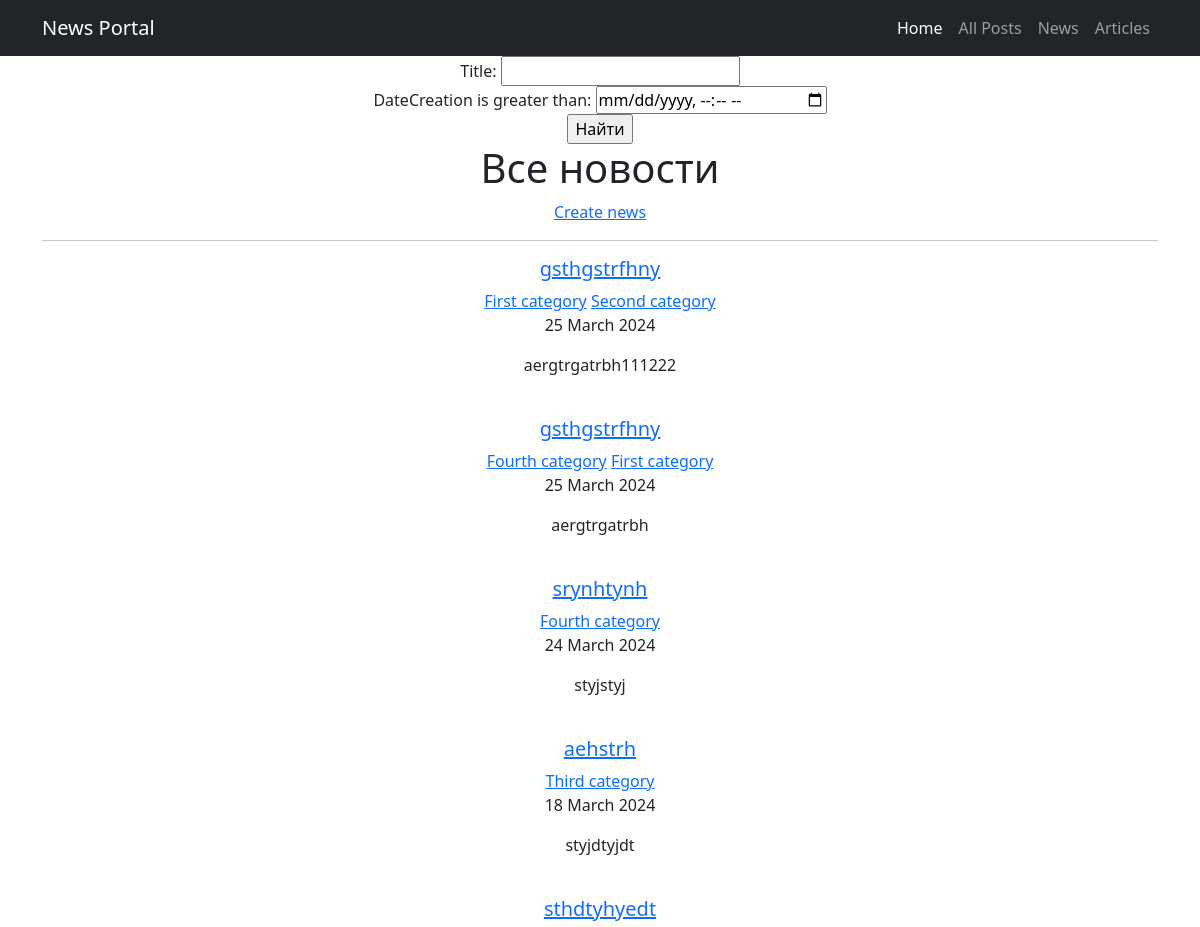
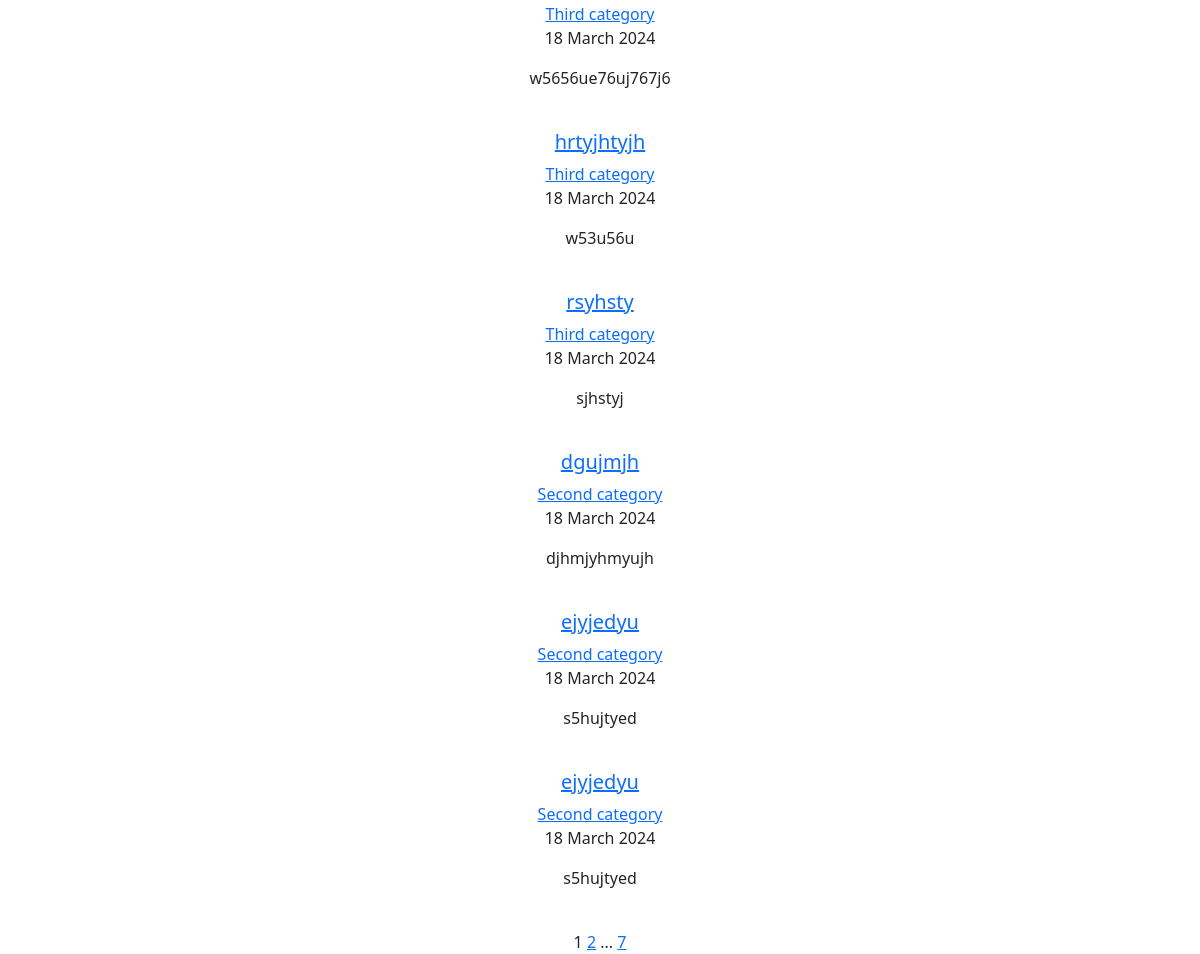
The app's page /news/ (signed in), older data (2 pictures, top to bottom).
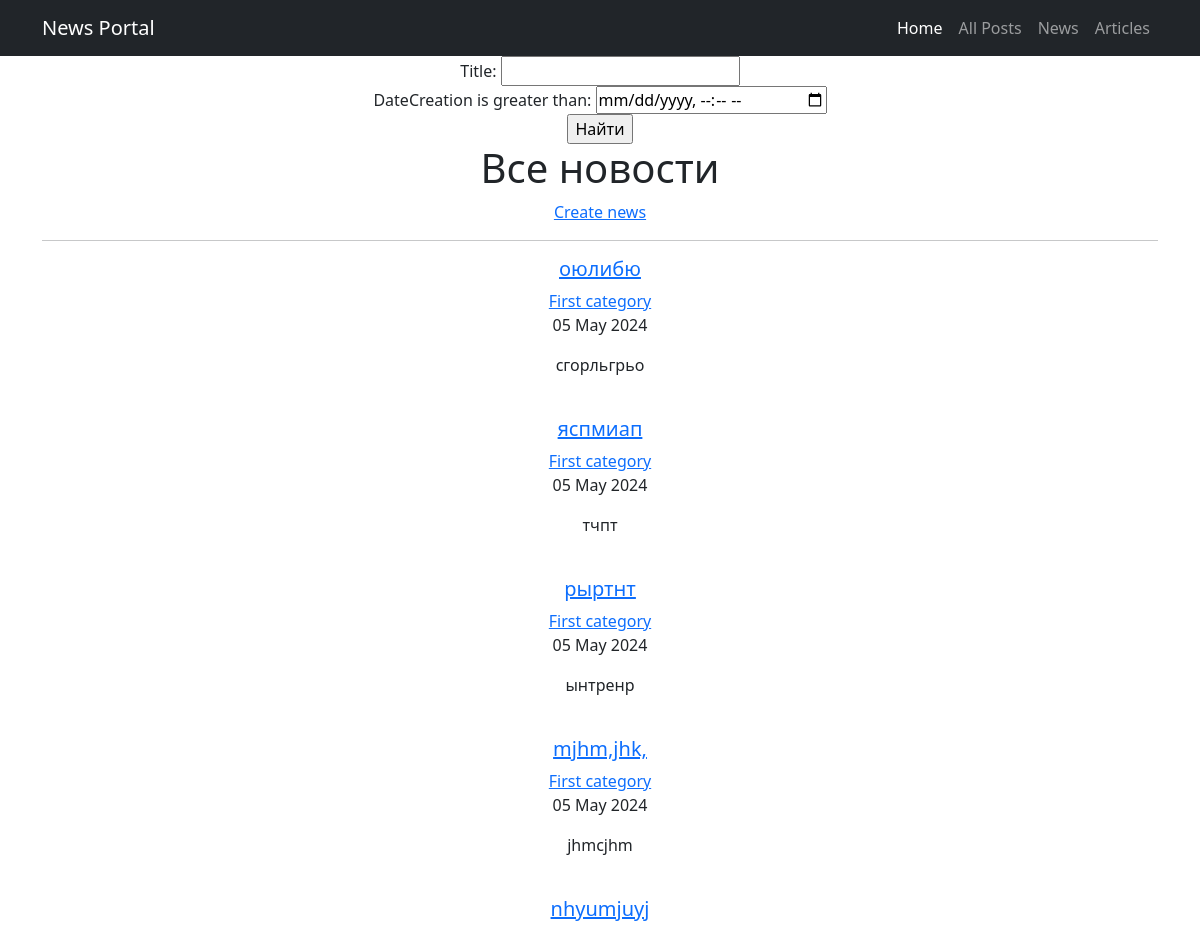
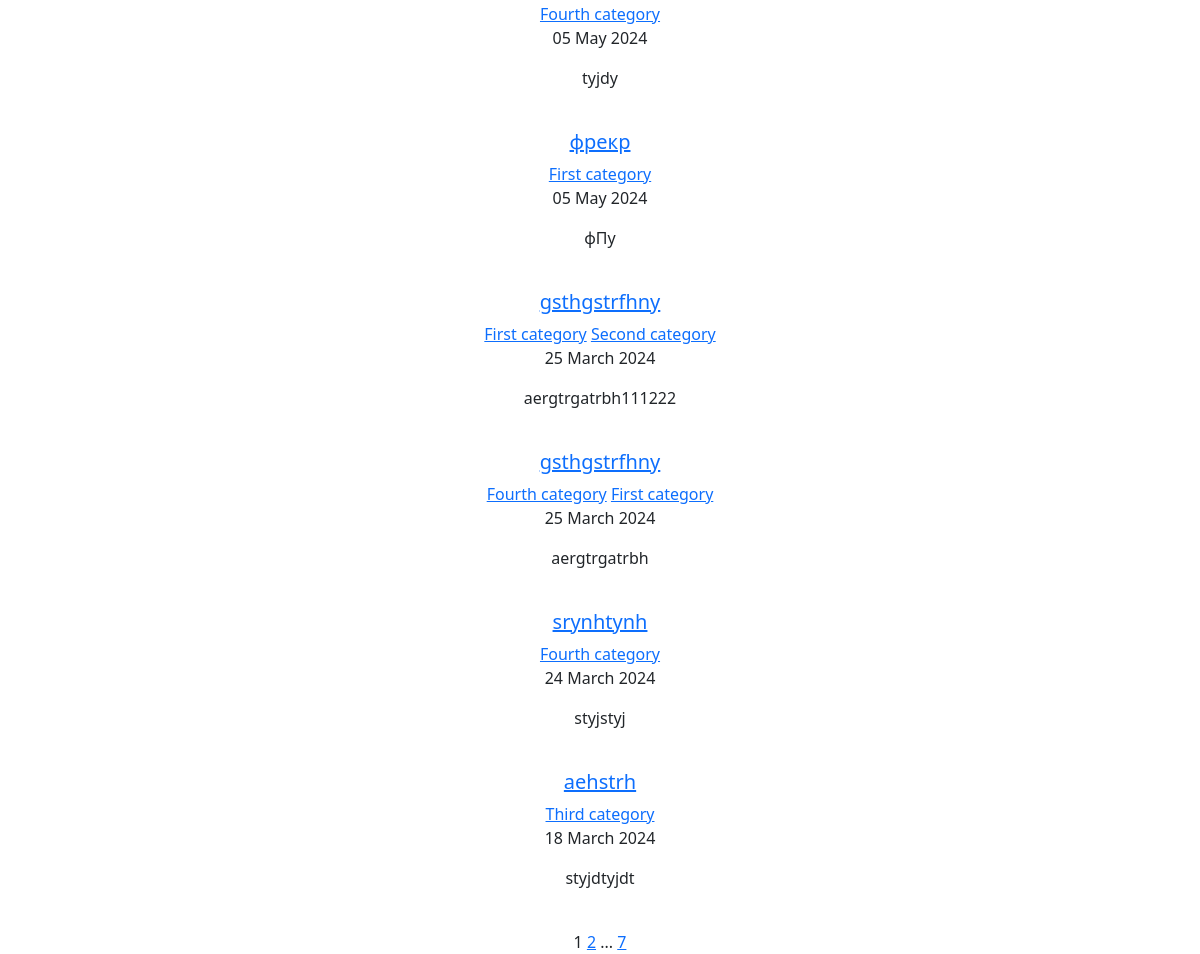
The same page, newer data (2 pictures, top to bottom).
### news/models.py (models this page shows, shortened)
class Post(models.Model):
    NEWS = 'NW'
    ARTICLE = 'AR'
    CATEGORY_CHOICES = [
        (NEWS, 'Новость'),
        (ARTICLE, 'Статья')
    ]
    author = models.ForeignKey(Author, on_delete=models.CASCADE)
    categoryType = models.CharField(max_length=2, choices=CATEGORY_CHOICES, default=ARTICLE)
    dateCreation = models.DateTimeField(auto_now_add=True)
    postCategory = models.ManyToManyField(Category, through='PostCategory')
    title = models.CharField(max_length=128)
    text = models.TextField()
    rating = models.SmallIntegerField(default=0)

class Category(models.Model):
    name = models.CharField(max_length=128, unique=True)
    subscribers = models.ManyToManyField(User, related_name='categories')

### news/views.py (the view)
# urls.py: path('news/', NewsList.as_view(), name='news_list'),
class NewsList(FilteredListView):
    model = Post
    queryset = Post.objects.filter(categoryType="NW").order_by('-dateCreation')
    filter_class = PostFilter
    template_name = 'news.html'
    context_object_name = 'news'

### news/templatetags/custom_filters.py (called while the page is built)
@register.filter()
def censor(value):
    for word in CENSOR_WORDS:
        pattern = re.compile(re.escape(word), re.IGNORECASE)
        value = pattern.sub(lambda x: '*' * len(x.group()), value)
    return value

### news/views.py (called while the page is built)
    def get_queryset(self):
        queryset = super().get_queryset()
        self.filterset = self.filter_class(self.request.GET, queryset)
        return self.filterset.qs

    def get_context_data(self, **kwargs):
        context = super().get_context_data(**kwargs)
        context['filterset'] = self.filterset
        return context

### templates/news.html (shortened to what this page needs)
{% extends 'flatpages/default.html' %}
{% load custom_filters %}
{% block content %}
    {% with 'flatpages/filters_form.html' as template_name %}
        {% include template_name %}
    {% endwith %}
    <h1>Все новости</h1>
    {% if perms.news.add_post %}
        {% with 'create_post_link.html' as template_name %}
            {% include template_name %}
        {% endwith %}
    {% endif %}
    <hr>
    {% if news %}
           {% for new in news %}
                <div>
                    <a href="{% url 'new_detail' pk=new.id %}">
                        <h5>{{ new.title|censor }}</h5>
                    </a>
                     {% for category in new.postCategory.all %}
                        <a href="{% url 'category_list' category.id %}">{{category.name}}</a>
                    {% endfor %}
                    <p>{{ new.dateCreation|date:"d F Y"}}</p>
                    <p>{{ new.text|censor|truncatechars:20 }}</p>
                </div>
                <br>
           {% endfor %}
    {% else %}
       <h2>Новостей нет!</h2>
    {% endif %}
    {% with 'flatpages/paginate.html' as template_name %}
        {% include template_name %}
    {% endwith %}
{% endblock content %}

Row changes from the older to the newer data that the page shows:
no longer on this page (row unchanged): Post: title|censor "sthdtyhyedt", dateCreation "18 March 2024", text|censor "w5656ue76uj767j6", Category (name "Third category")
no longer on this page (row unchanged): Post: title|censor "hrtyjhtyjh", dateCreation "18 March 2024", text|censor "w53u56u", Category (name "Third category")
no longer on this page (row unchanged): Post: title|censor "rsyhsty", dateCreation "18 March 2024", text|censor "sjhstyj", Category (name "Third category")
no longer on this page (row unchanged): Post: title|censor "dgujmjh", dateCreation "18 March 2024", text|censor "djhmjyhmyujh", Category (name "Second category")
no longer on this page (row unchanged): Post: title|censor "ejyjedyu", dateCreation "18 March 2024", text|censor "s5hujtyed", Category (name "Second category")
no longer on this page (row unchanged): Post: title|censor "ejyjedyu", dateCreation "18 March 2024", text|censor "s5hujtyed", Category (name "Second category")
added Post: title|censor "оюлибю", dateCreation "05 May 2024", text|censor "сгорльгрьо", Category (name "First category")
added Post: title|censor "яспмиап", dateCreation "05 May 2024", text|censor "тчпт", Category (name "First category")
added Post: title|censor "рыртнт", dateCreation "05 May 2024", text|censor "ынтренр", Category (name "First category")
added Post: title|censor "mjhm,jhk,", dateCreation "05 May 2024", text|censor "jhmcjhm", Category (name "First category")
added Post: title|censor "nhyumjuyj", dateCreation "05 May 2024", text|censor "tyjdy", Category (name "Fourth category")
added Post: title|censor "фрекр", dateCreation "05 May 2024", text|censor "фПу", Category (name "First category")
